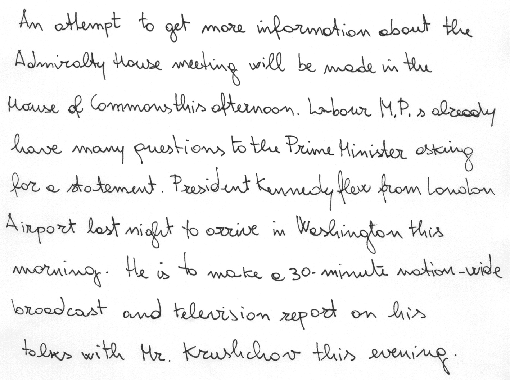
#> input picture images/handwritten_image.png, 510 x 380 px
$ python image_read_ocr.py
#> lines starting #> are read from the running program, lines starting #| are printed output that depends on the picture
import cv2
import pytesseract
from PIL import Image

# Point to the Tesseract executable
pytesseract.pytesseract.tesseract_cmd = r'/usr/bin/tesseract'

# Load the image using OpenCV
image = cv2.imread('images/handwritten_image.png')
#> image is the input picture: shape (380, 510, 3); min 28, max 255, mean 242

# Convert image to grayscale
gray = cv2.cvtColor(image, cv2.COLOR_BGR2GRAY)

# Apply adaptive thresholding
binary_image = cv2.adaptiveThreshold(gray, 255, cv2.ADAPTIVE_THRESH_GAUSSIAN_C, cv2.THRESH_BINARY, 11, 2)
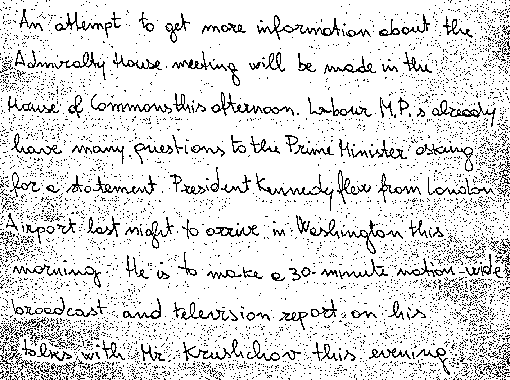
#> binary_image: shape (380, 510); 87.9% white; black in thin lines or dots

# Optionally denoise the image
binary_image = cv2.medianBlur(binary_image, 3)
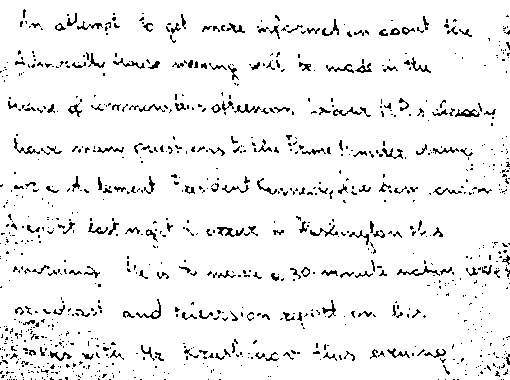
#> binary_image: shape (380, 510); 94.1% white; black in thin lines or dots

# Save preprocessed image (optional)
cv2.imwrite('preprocessed_image.png', binary_image)

# Use Tesseract with custom configurations
custom_config = r'--oem 3 --psm 6'
#> (the run stopped early here; a loop or call above may not have finished)
